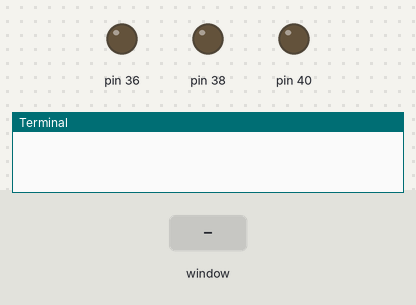
Bench run of a program on a simulated Raspberry Pi (header pin numbers). Parts: output pins drawn as LEDs (lit = HIGH), the last lines printed to the terminal. The test bench sets the inputs (shaded band). The desktop window is not drawn, its controls go by their first labels and the mouse button is held 0.15 s.

Above: at 1.2 s.
1.3 s: control labelled "Red" in the window clicked
At 1.9 s:
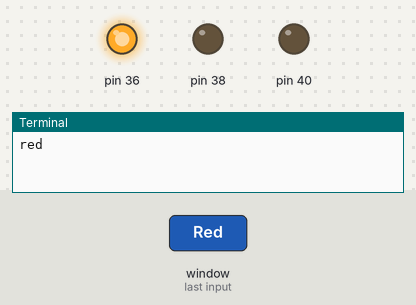
2.8 s: control labelled "Green" in the window clicked
At 4.0 s:
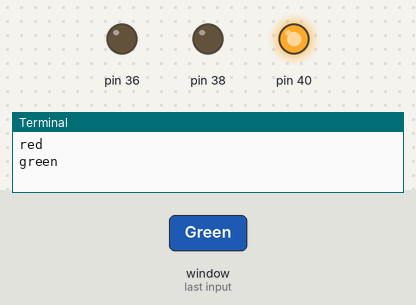
4.3 s: control labelled "Blue" in the window clicked
At 5.4 s:
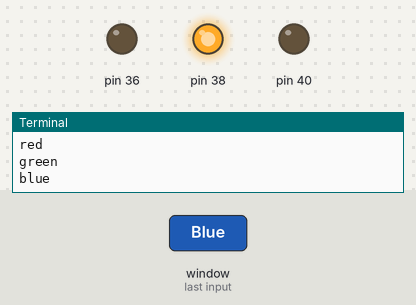
Timing chart, 0 to 7.3 s (numbered marks = the images above; inputs shaded):
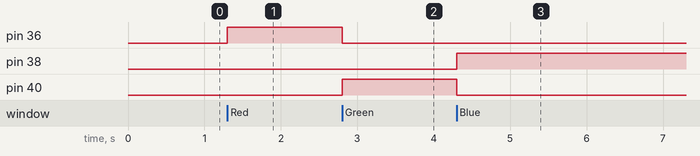

The program:

main.py
```python
from PyQt5 import QtWidgets
from PyQt5.QtWidgets import QApplication, QMainWindow
import sys
import RPi.GPIO as GPIO
import time

GPIO.setmode(GPIO.BOARD)
GPIO.setup(40, GPIO.OUT)
GPIO.setup(38, GPIO.OUT)
GPIO.setup(36, GPIO.OUT)


class MyGUI(QMainWindow):
	def __init__(self):
		super(MyGUI, self).__init__()
		self.setGeometry(100, 100, 200, 200)
		self.setWindowTitle("Traffic Lights")
		self.initGUI()

	def initGUI(self):
		self.red = QtWidgets.QPushButton(self)
		self.red.setText("Red")
		self.red.move(50,50)
		self.red.clicked.connect(lambda: self.changeLight('red'))

		self.green = QtWidgets.QPushButton(self)
		self.green.setText("Green")
		self.green.move(50,90)
		self.green.clicked.connect(lambda: self.changeLight('green'))

		self.blue = QtWidgets.QPushButton(self)
		self.blue.setText("Blue")
		self.blue.move(50,130)
		self.blue.clicked.connect(lambda: self.changeLight("blue"))

	def lightsOut(self):
		GPIO.output(36, GPIO.LOW)
		GPIO.output(40, GPIO.LOW)
		GPIO.output(38, GPIO.LOW)

	def changeLight(self, color: str):
		self.lightsOut()
		print(color)
		if color == "red":
			GPIO.output(36, GPIO.HIGH)
		elif color == "green":
			GPIO.output(40, GPIO.HIGH)
		elif color == "blue":
			GPIO.output(38, GPIO.HIGH)


def window():
	app = QApplication(sys.argv)
	win = MyGUI()
	win.show()
	sys.exit(app.exec_())


window()
```

Measured:
- after the input at 1.3 s, pin 36: LOW → HIGH at once
- after the input at 2.8 s, pin 36: HIGH → LOW at once; pin 40: LOW → HIGH at once
- after the input at 4.3 s, pin 38: LOW → HIGH at once; pin 40: HIGH → LOW at once
